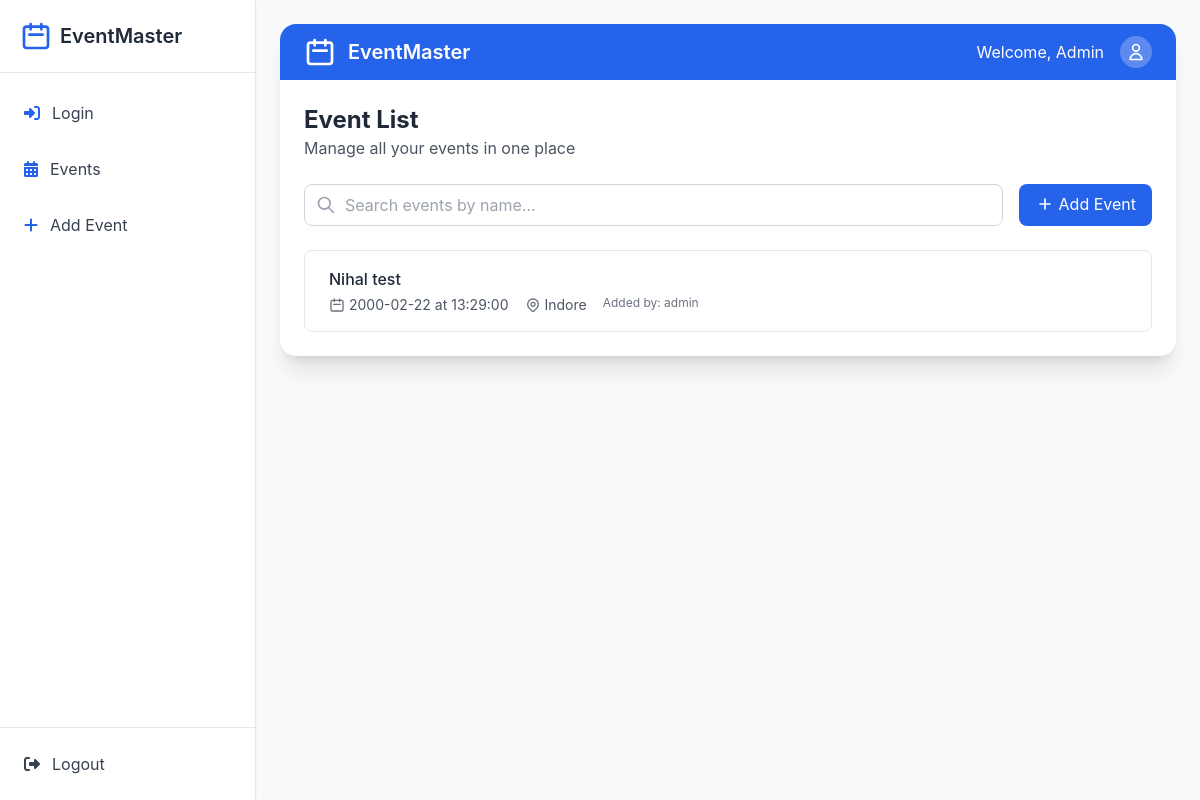
Before: /events with the older database file.
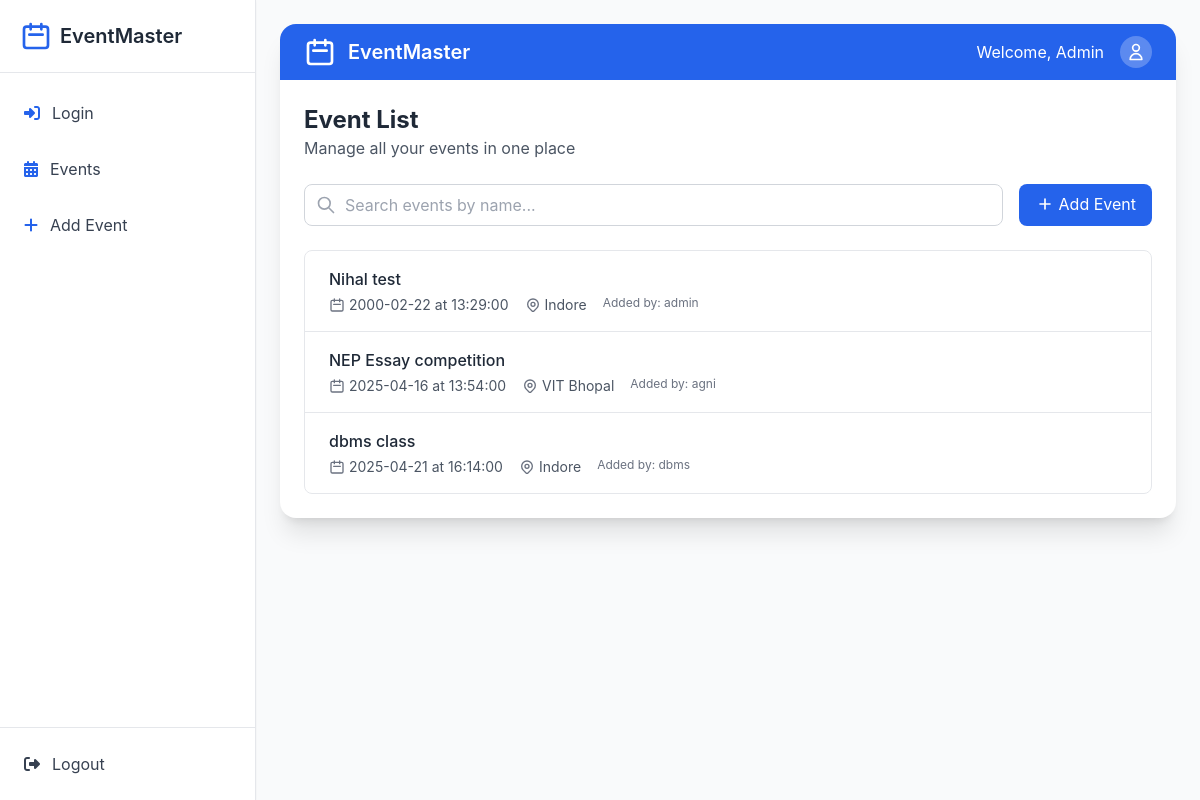
After: the same page with the newer database file.
### app.py (models this page shows)
class Event(db.Model):
    id = db.Column(db.Integer, primary_key=True)
    name = db.Column(db.String(100), nullable=False)
    date = db.Column(db.Date, nullable=False)
    time = db.Column(db.String(10), nullable=False)
    location = db.Column(db.String(100), nullable=False)
    creator_id = db.Column(db.Integer, db.ForeignKey('user.id'), nullable=False)
    creator = db.relationship('User', backref='events')

class User(db.Model, UserMixin):
    id = db.Column(db.Integer, primary_key=True)
    username = db.Column(db.String(150), unique=True, nullable=False)
    password = db.Column(db.String(150), nullable=False)

### app.py (the view)
@app.route('/events')
def view_events():
    query = request.args.get('q')
    if query:
        events = Event.query.filter(Event.name.contains(query)).order_by(Event.date.asc()).all()
    else:
        events = Event.query.order_by(Event.date.asc()).all()
    return render_template('view_events.html', events=events, query=query)

### templates/view_events.html (shortened to what this page needs)
{% extends 'base.html' %}
{% block content %}
<div class="max-w-7xl mx-auto bg-white rounded-2xl shadow-xl overflow-hidden">
  <div class="bg-blue-600 text-white py-3 px-6 flex items-center justify-between">
    <div class="flex items-center">
      <svg xmlns="http://www.w3.org/2000/svg" class="h-8 w-8 mr-3" fill="none" viewBox="0 0 24 24" stroke="currentColor">
        <path stroke-linecap="round" stroke-linejoin="round" stroke-width="2" d="M8 7V3m8 4V3m-9 8h10M5 21h14a2 2 0 002-2V7a2 2 0 00-2-2H5a2 2 0 00-2 2v12a2 2 0 002 2z" />
      </svg>
      <h3 class="text-xl font-semibold">EventMaster</h3>
    </div>
    <div class="flex items-center space-x-4">
      <span class="hidden md:inline-block">Welcome, Admin</span>
      <div class="w-8 h-8 rounded-full bg-white/25 flex items-center justify-center">
        <svg xmlns="http://www.w3.org/2000/svg" class="h-5 w-5" fill="none" viewBox="0 0 24 24" stroke="currentColor">
          <path stroke-linecap="round" stroke-linejoin="round" stroke-width="2" d="M16 7a4 4 0 11-8 0 4 4 0 018 0zM12 14a7 7 0 00-7 7h14a7 7 0 00-7-7z" />
        </svg>
      </div>
    </div>
  </div>
  <div class="flex-1 p-6">
    <div class="mb-6">
      <h2 class="text-2xl font-bold text-gray-800">Event List</h2>
      <p class="text-gray-600">Manage all your events in one place</p>
    </div>
    <form method="GET" action="{{ url_for('view_events') }}" class="mb-6 relative">
      <div class="flex gap-4">
        <div class="flex-1 relative">
          <div class="absolute inset-y-0 left-0 pl-3 flex items-center pointer-events-none">
          </div>
          <input type="text" name="q" value="{{ query or '' }}" placeholder="Search events by name..." class="w-full pl-10 pr-4 py-2 rounded-lg border border-gray-300 focus:outline-none focus:ring-2 focus:ring-blue-500 focus:border-transparent">
        </div>
        <a href="{{ url_for('add_event') }}" class="bg-blue-600 hover:bg-blue-700 text-white px-4 py-2 rounded-lg transition duration-200">
          <div class="flex items-center">
            <svg xmlns="http://www.w3.org/2000/svg" class="h-5 w-5 mr-1" fill="none" viewBox="0 0 24 24" stroke="currentColor">
              <path stroke-linecap="round" stroke-linejoin="round" stroke-width="2" d="M12 6v6m0 0v6m0-6h6m-6 0H6" />
            </svg>
            Add Event
          </div>
        </a>
      </div>
    </form>
    {% if events %}
    <ul class="bg-white rounded-lg border border-gray-200 overflow-hidden divide-y divide-gray-200">
      {% for event in events %}
      <li class="px-6 py-4 flex flex-col md:flex-row md:items-center md:justify-between hover:bg-gray-50">
        <div class="mb-2 md:mb-0">
          <h4 class="font-medium text-gray-800">{{ event.name }}</h4>
          <div class="text-gray-600 text-sm mt-1 flex flex-col md:flex-row md:gap-4">
            <span class="flex items-center">
              <svg xmlns="http://www.w3.org/2000/svg" class="h-4 w-4 mr-1 text-gray-500" fill="none" viewBox="0 0 24 24" stroke="currentColor">
                <path stroke-linecap="round" stroke-linejoin="round" stroke-width="2" d="M8 7V3m8 4V3m-9 8h10M5 21h14a2 2 0 002-2V7a2 2 0 00-2-2H5a2 2 0 00-2 2v12a2 2 0 002 2z" />
              </svg>
              {{ event.date.strftime('%Y-%m-%d') }} at {{ event.time }}
            </span>
            <span class="flex items-center mt-1 md:mt-0">
              {{ event.location }}
            </span>
            <span class="text-xs text-gray-500 mt-1 md:mt-0">Added by: {{ event.creator.username }}</span>
          </div>
        </div>
      </li>
      {% endfor %}
    </ul>
    {% else %}
    <p class="text-gray-500">No events found.</p>
    {% endif %}
  </div>
</div>
{% endblock %}

### templates/base.html (shortened to what this page needs)
<!DOCTYPE html>
<html lang="en">
<head>
    <script src="https://cdn.tailwindcss.com"></script>
    <link rel="stylesheet" href="https://cdnjs.cloudflare.com/ajax/libs/font-awesome/6.5.1/css/all.min.css" />
</head>
<body class="antialiased text-gray-800 min-h-screen flex flex-col bg-gray-50">
    <div class="flex flex-1 h-screen overflow-hidden">
        <nav class="hidden lg:flex flex-col w-64 bg-white border-r border-gray-200 shadow-sm">
            <div class="p-5 border-b border-gray-200">
                <div class="flex items-center space-x-2">
                    <svg class="h-8 w-8 text-blue-600" fill="none" viewBox="0 0 24 24" stroke="currentColor">
                        <path stroke-linecap="round" stroke-linejoin="round" stroke-width="2"
                            d="M8 7V3m8 4V3m-9 8h10M5 21h14a2 2 0 002-2V7a2 2 0 00-2-2H5a2 2 0 00-2 2v12a2 2 0 002 2z" />
                    </svg>
                    <span class="text-xl font-semibold text-gray-800">EventMaster</span>
                </div>
            </div>
            <div class="flex-1 overflow-y-auto py-4">
                <ul class="space-y-2 px-3">
                    <li>
                        <a href="/login"
                            class="flex items-center p-3 text-gray-700 rounded-lg hover:bg-blue-100 transition duration-200">
                            <i class="fas fa-sign-in-alt mr-3 text-blue-600"></i>
                            <span>Login</span>
                        </a>
                    </li>
                    <li>
                        <a href="/events"
                            class="flex items-center p-3 text-gray-700 rounded-lg hover:bg-blue-100 transition duration-200">
                            <i class="fas fa-calendar-alt mr-3 text-blue-600"></i>
                            <span>Events</span>
                        </a>
                    </li>
                    <li>
                        <a href="/add"
                            class="flex items-center p-3 text-gray-700 rounded-lg hover:bg-blue-100 transition duration-200">
                            <i class="fas fa-plus mr-3 text-blue-600"></i>
                            <span>Add Event</span>
                        </a>
                    </li>
                </ul>
            </div>
            <div class="p-4 border-t border-gray-200">
                <a href="{{ url_for('logout') }}"
                    class="flex items-center p-2 text-gray-700 rounded-lg hover:bg-red-50 hover:text-red-600 transition duration-200">
                    <i class="fas fa-sign-out-alt mr-3"></i>
                    <span>Logout</span>
                </a>
            </div>
        </nav>
        <main class="flex-1 overflow-y-auto p-6 mt-16 lg:mt-0">
            {% block content %}{% endblock %}
        </main>
    </div>
</body>
</html>

Changed rows visible on the page:
added Event: name "NEP Essay competition", date "2025-04-16", time "13:54:00", location "VIT Bhopal", creator.username "agni"
added Event: name "dbms class", date "2025-04-21", time "16:14:00", location "Indore", creator.username "dbms"
